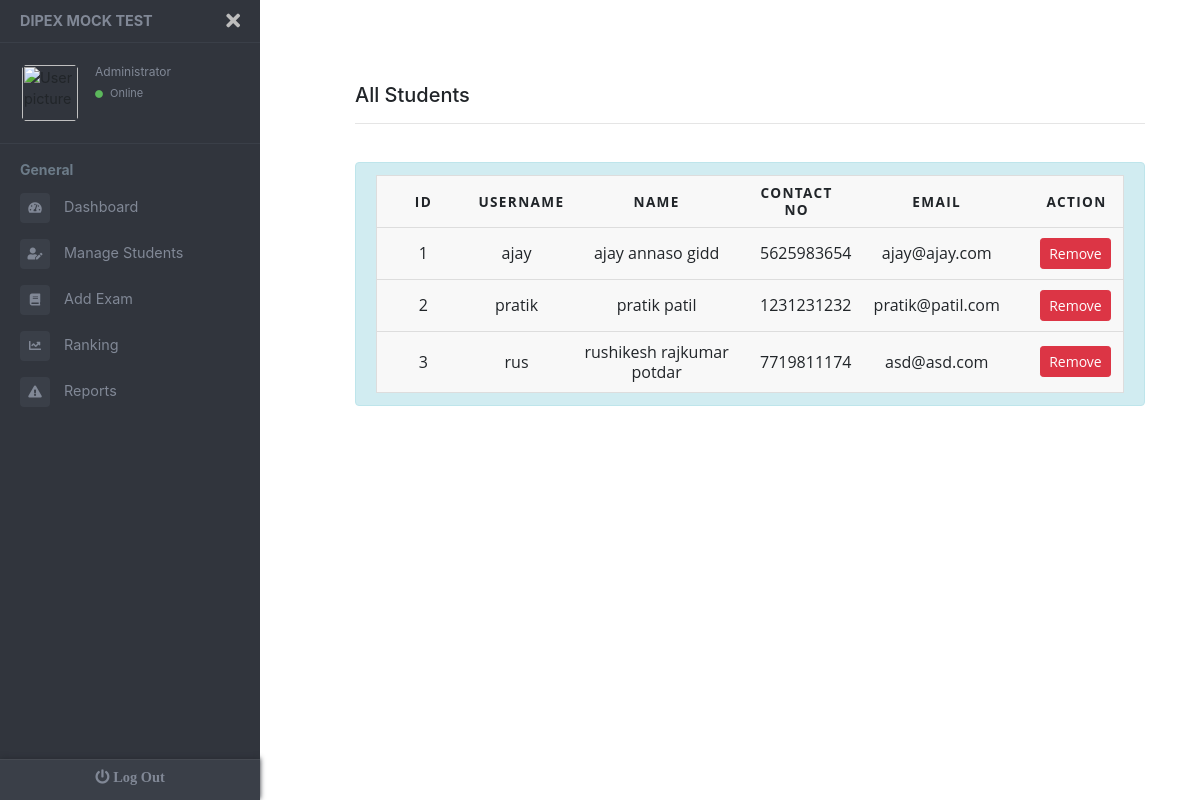
The app's page /welcome_admin.php?page=admin/manageStudents with its own data.
### tables this page shows
CREATE TABLE `students` (
  `username` varchar(20) NOT NULL,
  `name` varchar(50) NOT NULL,
  `email` varchar(50) NOT NULL,
  `contact` varchar(11) NOT NULL,
  `password` varchar(20) NOT NULL
);

### admin/manageStudents.php (the view, shortened to what this page needs)
<?php
$serverName = "localhost";
$userName = "root";
$passWord = "";
$dbName = "gatedipex";
$conn = mysqli_connect($serverName, $userName, $passWord, $dbName);
$num = 1;
$sql = "SELECT `username`, `name`, `email`, `contact`, `password` FROM `students`";
?>
<html>
    <head>
    </head>
    <body>
    <div class="form-group col-md-12">
          <br><br><h5>All Students</h5>
          <hr><br>
          <div class="alert alert-info" role="alert">
            <table class="manageExams">
              <tr>
                <th>Id</th>
                <th>UserName</th>
                <th colspan='2'>Name</th>
                <th>Contact No</th>
                <th colspan="2">Email</th>
                <th>Action</th>
              </tr>
              <?php
                $result = $conn->query($sql);
                if ($result->num_rows > 0) {
                    while($row = $result->fetch_assoc()) {
                      $uname = $row["name"];
                      $contact = $row["contact"];
                      $email = $row["email"];
                      echo "
                      <tr>
                        <td>".$num."</td>
                        <td>".$row['username']."</td>
                        <td colspan='2'>".$uname."</td>
                        <td>".$contact."</td>
                        <td colspan='2'>".$email."</td>
                        <td><a href='testManage/deleteStudent.php?name=".$row['username']."' class='btn btn-sm btn-danger mr-2' onclick='return deleteStudentConfirm();' >Remove</a></td>
                      </tr>";
                      $num+=1;
                    }
                  }
              ?>
            </table>
          </div>
        </div>
    </body>
</html>

### assets/css/welcome_admin.css (style rules this page uses)
body { font-size: 0.9rem; }
.manageExams { font-family: "Open Sans", sans-serif; line-height: 1.25; border: 1px solid #ccc; border-collapse: collapse; margin: 0; padding: 0; width: 100%; table-layout: fixed; }
.manageExams tr { background-color: #f8f8f8; border: 1px solid #ddd; padding: .35em; }
.manageExams th, .manageExams td { padding: .625em; text-align: center; }
.manageExams th { font-size: .85em; letter-spacing: .1em; text-transform: uppercase; }

### records on screen
students: username "ajay", name "ajay annaso gidd", contact "5625983654", email "ajay@ajay.com"
students: username "pratik", name "pratik patil", contact "1231231232", email "pratik@patil.com"
students: username "rus", name "rushikesh rajkumar potdar", contact "7719811174", email "asd@asd.com"
